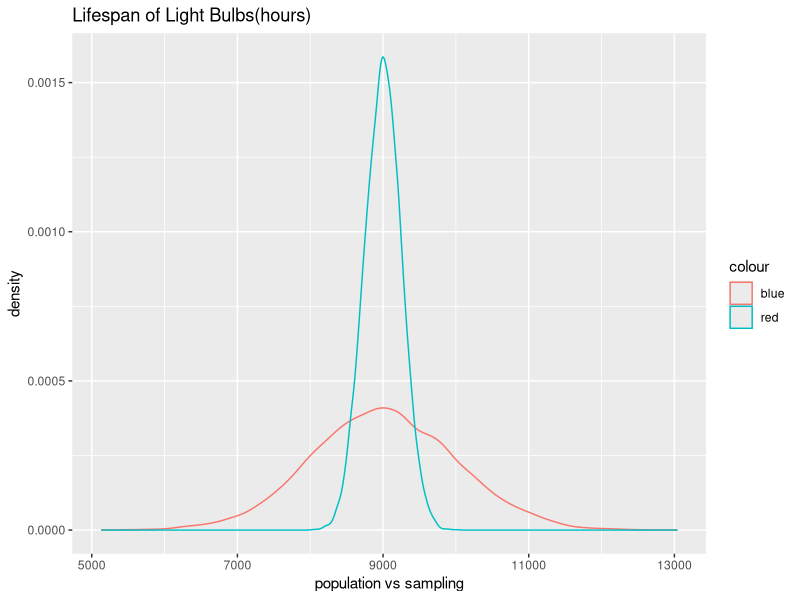

The R script that drew this image:
## ---- chunk 1
177.8 - 163.8 # Q3 - Q1
## ---- chunk 2
mean <- 171.1
sd <- 9.4

(180-mean)/sd # Z-score for 180cm
(155-mean)/sd # Z-score for 155cm
## ---- chunk 3
n <- 507

sd/sqrt(n) #Standard Error
## ---- chunk 4
mean2 <- 84.71

mean2 - 80.31 #margin of error from lower bound
89.11 - mean2 #margin of error from upper bound
## ---- chunk 5
mean3 <- 30.69 #sample mean
SE <- 4.31/sqrt(36) #standard error

Z <- (mean3-32)/SE #test statistic
p_value <- pnorm(Z) #p-value
p_value
## ---- chunk 6
z <- 1.645

mean3 - z*SE
mean3 + z*SE
## ---- chunk 7
SE <- 6.5/sqrt(36)
(118.2-100)/SE #Z - test statistic
## ---- chunk 8
118.2-SE #lower bound
118.2+SE #upper bound
## ---- chunk 9
1- pnorm(10500, mean = 9000, sd = 1000) #prob. of obtaining more than 10,500
## ---- chunk 10
SE <- 1000/sqrt(15) #standard error
SE
## ---- chunk 11
Z <-(10500-9000)/ SE #Z test statistic

1-pnorm(Z) #prob. of obtaining more than 10500
## ---- chunk 12
population <- rnorm(10500, mean = 9000, sd = 1000)
sampling <- rnorm(10500, mean = 9000, sd = SE)

library(ggplot2)
ggplot() + 
  geom_density(aes(population, col="blue")) + 
    geom_density(aes(sampling, col="red")) +
      labs(title = "Lifespan of Light Bulbs(hours)", x = "population vs sampling")
#blue line represents population distribution and red line represents sampling distribution
